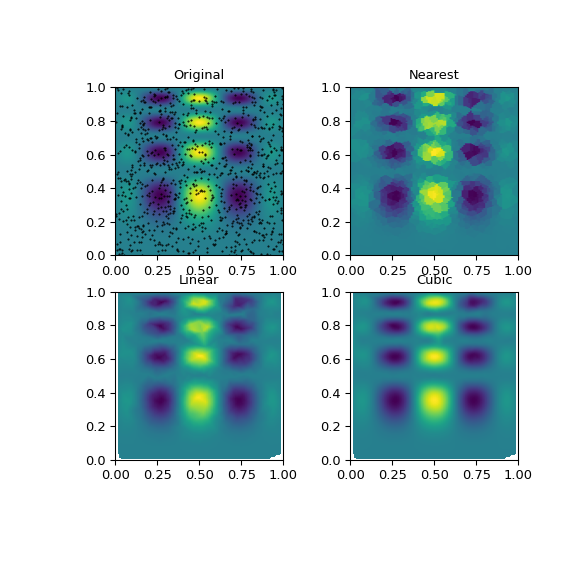

This chart was generated by the following Python code:
# Suppose we want to interpolate the 2-D function

def func(x, y):
    return x*(1-x)*np.cos(4*np.pi*x) * np.sin(4*np.pi*y**2)**2

# on a grid in [0, 1]x[0, 1]

grid_x, grid_y = np.mgrid[0:1:100j, 0:1:200j]

# but we only know its values at 1000 data points:

rng = np.random.default_rng()
points = rng.random((1000, 2))
values = func(points[:,0], points[:,1])

# This can be done with `griddata` -- below we try out all of the
# interpolation methods:

from scipy.interpolate import griddata
grid_z0 = griddata(points, values, (grid_x, grid_y), method='nearest')
grid_z1 = griddata(points, values, (grid_x, grid_y), method='linear')
grid_z2 = griddata(points, values, (grid_x, grid_y), method='cubic')

# One can see that the exact result is reproduced by all of the
# methods to some degree, but for this smooth function the piecewise
# cubic interpolant gives the best results:

import matplotlib.pyplot as plt
plt.subplot(221)
plt.imshow(func(grid_x, grid_y).T, extent=(0,1,0,1), origin='lower')
plt.plot(points[:,0], points[:,1], 'k.', ms=1)
plt.title('Original')
plt.subplot(222)
plt.imshow(grid_z0.T, extent=(0,1,0,1), origin='lower')
plt.title('Nearest')
plt.subplot(223)
plt.imshow(grid_z1.T, extent=(0,1,0,1), origin='lower')
plt.title('Linear')
plt.subplot(224)
plt.imshow(grid_z2.T, extent=(0,1,0,1), origin='lower')
plt.title('Cubic')
plt.gcf().set_size_inches(6, 6)
plt.show()
